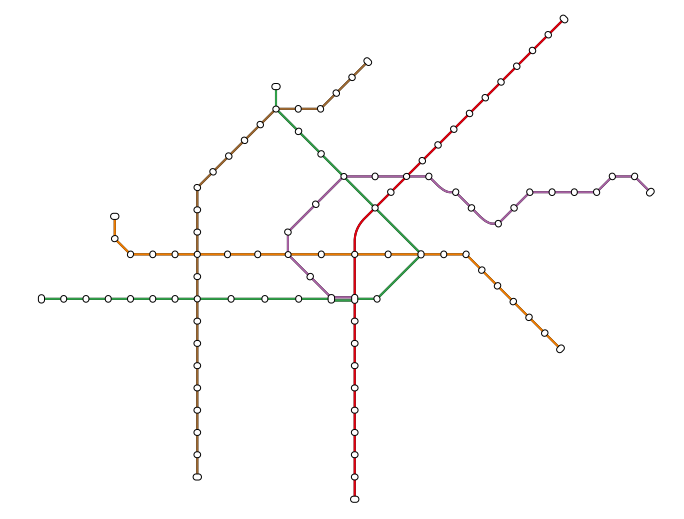

The script that saved this image:
from PySide6.QtGui import QColor, QPainterPath, QPen, QFont, QPainter
from PySide6.QtCore import Qt

from elements.network import *
from math import sqrt

import ui

diag = 1/sqrt(2) # notational convenience

rotation_factor = [0, -45, -90, 45, 0, -45, -90, 45]

def opposite_port( p ):
    return (p+4)%8

port_offset = [ QPointF(-1,0)
              , QPointF(-diag,diag)
              , QPointF(0,1)
              , QPointF(diag,diag)
              , QPointF(1,0)
              , QPointF(diag,-diag)
              , QPointF(0,-1)
              , QPointF(-diag,-diag)
              ]

font = QFont("Helvetica", 30, QFont.Bold)

def render_network( painter: QPainter, net: Network, show_labels ):

    # Coordinate system axes
    painter.setPen(QPen(QColor('lightgray'),10))
    painter.setFont(font)
    painter.drawLine( 0, 0, 100, 0 )
    painter.drawText( 130, 10, "x" )
    painter.drawLine( 0, 0, 0, 100 )
    painter.drawText( 1, 150, "y" )

    # Draw the edges
    for e in net.edges:
        ui.edge_pen.setColor(QColor('#'+e.color))
        painter.setPen( ui.edge_pen )

        painter.setBrush(Qt.NoBrush )

        a_start = e.v[0].pos
        if e.free_at(e.v[0]):
            if e.v[0]==ui.hover_node: a_1 = free_edge_handle_position(e.v[0],e)
            else: a_1 = e.v[0].pos + (ui.bezier_radius*e.direction(e.v[0])).toPointF()
            a_2 = e.v[0].pos + (ui.bezier_cp*e.direction(e.v[0])).toPointF()
        else:    
            a_1 = e.v[0].pos + ui.bezier_radius*port_offset[e.port[0]]
            a_2 = e.v[0].pos + ui.bezier_cp*port_offset[e.port[0]]

        b_start = e.v[1].pos
        if e.free_at(e.v[1]):
            if e.v[1]==ui.hover_node: b_1 = free_edge_handle_position(e.v[1],e)
            else: b_1 = e.v[1].pos + (ui.bezier_radius*e.direction(e.v[1])).toPointF()
            b_2 = e.v[1].pos + (ui.bezier_cp*e.direction(e.v[1])).toPointF()
        else:    
            b_1 = e.v[1].pos + ui.bezier_radius*port_offset[e.port[1]]
            b_2 = e.v[1].pos + ui.bezier_cp*port_offset[e.port[1]]

        path = QPainterPath()
        if e.free_at(e.v[0]):
            path.moveTo( a_1 )
        else:
            path.moveTo( a_start )
            path.lineTo( a_1 )
        if e.bend is None: path.cubicTo( a_2, b_2, b_1 )
        else:
            path.lineTo( e.bend )
            path.lineTo( b_1 )
        if not e.free_at(e.v[1]):
            path.lineTo( b_start)
        painter.drawPath(path)

    # Draw UI for the node close to the mouse
    if ui.hover_node:
        draw_rose( painter, ui.hover_node )
        for e in ui.hover_node.edges:
            if e.free_at(ui.hover_node):
                painter.setPen( ui.rose_used_pen)
                painter.setBrush( ui.rose_used_brush )
                if e==ui.selected_edge: painter.setBrush( ui.selected_brush )
                if e==ui.hover_edge: painter.setBrush( ui.highlight_brush )
                handle_pos = free_edge_handle_position(ui.hover_node, e)
                painter.drawEllipse(handle_pos,ui.handle_radius,ui.handle_radius)

    # Draw the nodes
    painter.setPen(ui.node_pen)
    painter.setBrush(ui.node_brush)
    for name, v in net.nodes.items():
        painter.setPen(ui.node_pen)
        painter.setBrush(ui.node_brush)
        painter.drawEllipse(v.pos, 10, 10)
        
        # For station ID's 
        if show_labels: painter.drawText( v.pos + QPointF(ui.bezier_radius,10), v.name )

        # Draw bouding box label
        painter.setPen(QPen(QColor('lightgray'),20))
        if net.layout_set: 
            painter.drawLine(v.label_node.head, v.label_node.end) 
            
            # painter.drawPolygon(v.label_node.rectangle_points)

        # Nice algo for determining rectangle overlap: https://stackoverflow.com/questions/10962379/how-to-check-intersection-between-2-rotated-rectangles

        # Draw text in bounding box  
        painter.setPen(QPen(QColor('black'),20))
        painter.setFont(QFont("Arial", 15))
        painter.save()
        painter.translate(handle_label_text_position(v, v.label_node.port))
        if v.label_node.port is not None: painter.rotate(rotation_factor[v.label_node.port])   
        painter.drawText( QPointF(0, 5), v.label )
        painter.restore()


def handle_position( v, p ):
    return v.pos + ui.rose_radius*port_offset[p]

def handle_label_pos(point: QPointF, p: int): 
    if p is not None: 
        return point + 30*port_offset[p]
    else: 
        return point + 30*port_offset[0]
    
def handle_label_text_position(v: Node, p: int): 
    if p is not None: 
        if p in [0,1,2,7]: 
            return v.label_node.head
        else: 
            return v.label_node.end
    else: 
        return v.pos

def free_edge_handle_position( v, e ):
    dir = e.direction(v).toPointF()
    return v.pos + 2*ui.rose_radius*dir

def is_hovered( v, i ):
    if v!=ui.hover_node: return False
    if v.ports[i] is None and i==ui.hover_empty_port: return True
    return ui.hover_edge is not None and v.ports[i]==ui.hover_edge

def draw_rose( painter, v: Node ):
    ui.rose_free_pen.setCosmetic(True)
    ui.rose_used_pen.setCosmetic(True)
    ui.active_handle_pen.setCosmetic(True)
    for i in range(8):
        if v.ports[i] is None:
            painter.setPen(ui.rose_free_pen)
            painter.setBrush(ui.rose_free_brush)
        else:
            painter.setPen(ui.rose_used_pen)
            painter.setBrush(ui.rose_used_brush)
        if ui.selected_node is not None:
            painter.setPen( ui.active_handle_pen )
        if ui.selected_node==v and ui.selected_edge is not None and ui.selected_edge==v.ports[i]:
            painter.setBrush(ui.selected_brush)
        if is_hovered( v, i ):
            painter.setBrush(ui.highlight_brush)
            

        painter.drawEllipse( handle_position(v,i), ui.handle_radius, ui.handle_radius )
